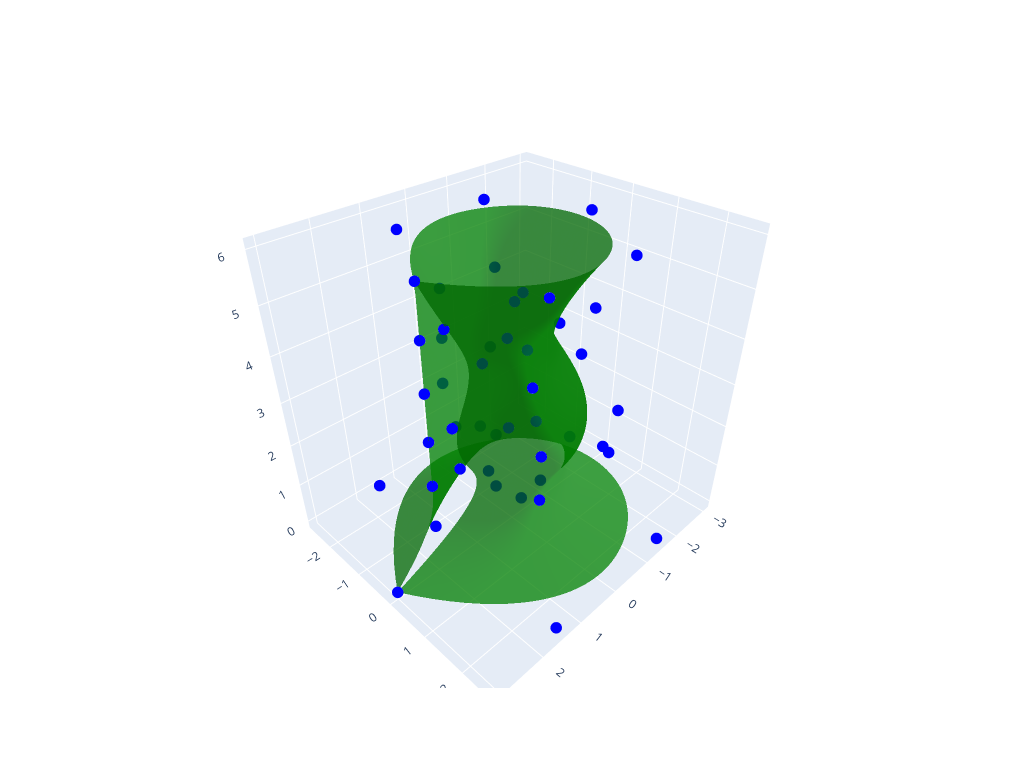

Notebook code cell kept with this figure:
### Markdown cell above
Preview Geometry

### Code cell
# Create a BSpline surface instance
surf = BSpline.Surface()

# Set degrees
surf.degree_u = 3
surf.degree_v = 3

# Get the control points from the generated grid
surf.ctrlpts2d = allVertices

# Set knot vectors
surf.knotvector_u = utilities.generate_knot_vector(surf.degree_u, surf.ctrlpts_size_u)
surf.knotvector_v = utilities.generate_knot_vector(surf.degree_v, surf.ctrlpts_size_v)

# Set sample size
surf.sample_size = 100

# Set visualization component
surf.vis = vis.VisSurface(ctrlpts=True, legend=False)
print("Generating visualization, please wait...")

# Plot the surface
surf.render(colormap=cm.terrain)

### Figure 1 — Plotly figure (JSON) as saved in the notebook; plotly's stock layout.template omitted (floating-point values rounded to 4 significant figures; data arrays with more than 128 entries replaced by an {"elided": "..."} marker saying what was removed)
{"data": [{"marker": {"color": "blue", "size": 4}, "mode": "markers", "name": "control points", "type": "scatter3d", "x": [3, 1.5, -1.5, -3, -1.5, 1.5, 3, 0.4514, 0.3399, -0.292, -1.755, -0.6759, 0.2486, 2, 1.346, 0.9142, -0.9384, -0.6741, -0.1387, 0.5753, 2, 1.472, 0.9263, -0.9829, -1.975, -0.8687, 0.6819, 2, 0.7248, 0.644, -0.1391, -1.258, -0.1732, 0.6599, 2, 1.517, 0.07681, -0.7129, -0.2621, -0.6162, 0.6509, 2, 2, 1.0, -1.0, -2, -1.0, 1.0, 2], "y": [0, 2.598, 2.598, 3.674e-16, -2.598, -2.598, -7.348e-16, 0, 0.5888, 0.5057, 2.15e-16, -1.171, -0.4306, -4.899e-16, 0, 1.583, 1.625, 8.255e-17, -0.2402, -0.9965, -4.899e-16, 0, 1.604, 1.702, 2.418e-16, -1.505, -1.181, -4.899e-16, 0, 1.115, 0.241, 1.541e-16, -0.3, -1.143, -4.899e-16, 0, 0.133, 1.235, 3.21e-17, -1.067, -1.127, -4.899e-16, 0, 1.732, 1.732, 2.449e-16, -1.732, -1.732, -4.899e-16], "z": [0, 0, 0, 0, 0, 0, 0, 1, 1, 1, 1, 1, 1, 1, 2, 2, 2, 2, 2, 2, 2, 3, 3, 3, 3, 3, 3, 3, 4, 4, 4, 4, 4, 4, 4, 5, 5, 5, 5, 5, 5, 5, 6, 6, 6, 6, 6, 6, 6]}, {"color": "green", "i": {"elided": "19602 int values"}, "j": {"elided": "19602 int values"}, "k": {"elided": "19602 int values"}, "name": "surface", "opacity": 0.75, "type": "mesh3d", "x": {"elided": "10000 float values"}, "y": {"elided": "10000 float values"}, "z": {"elided": "10000 float values"}}], "layout": {"autosize": false, "height": 768, "scene": {"aspectmode": "data", "xaxis": {"showgrid": true, "showline": true, "showticklabels": true, "title": {"text": ""}, "zeroline": true}, "yaxis": {"showgrid": true, "showline": true, "showticklabels": true, "title": {"text": ""}, "zeroline": true}, "zaxis": {"showgrid": true, "showline": true, "showticklabels": true, "title": {"text": ""}, "zeroline": true}}, "showlegend": false, "width": 1024}}
